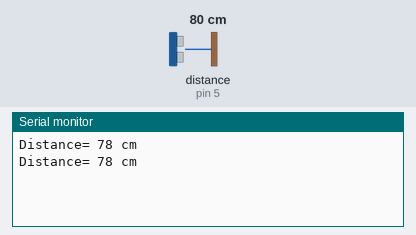
This sketch was run on a simulated Arduino Uno, built with avr-gcc and run on an emulated ATmega328P. Shown: the last lines printed to the serial monitor. Wiring (inferred from the names in the program): ultrasonic range finder: trigger pin 4; echo pin 5. Inputs (shaded band) come from the test bench; at power-on: distance to the obstacle (sensor on pin 5) 80 cm. The echo pulse lasts 58.3 µs per cm.

Above: at 1.5 s.
1.6 s: distance to the obstacle (sensor on pin 5) set to 2 cm
At 2.5 s:
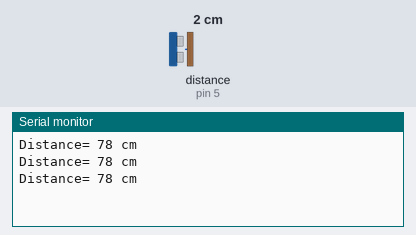
3.1 s: distance to the obstacle (sensor on pin 5) set to 4 cm
At 3.9 s:
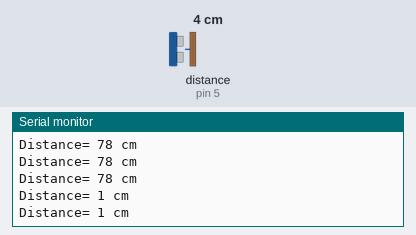
Timing chart, 0 to 6.1 s (numbered marks = the images above; inputs shaded):
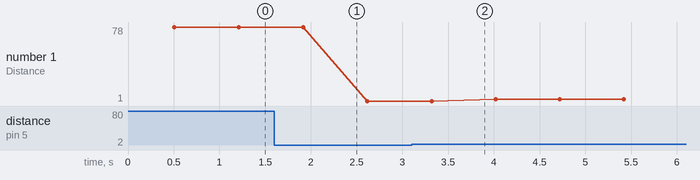

Measured:
- plotted number 1: 78 → 1 after the input at 1.6 s, 1 → 3 after the input at 3.1 s

The sketch:

sonar.ino
```cpp
#define echoPin 5
#define trigPin 4

long duration;
int distance;

void setup() {
  // put your setup code here, to run once:
  Serial.begin(115200);
  pinMode(trigPin,OUTPUT);
  pinMode(echoPin,INPUT);
}

void myfunction(){

}
void loop(){
  digitalWrite(trigPin,LOW);
  delayMicroseconds(5);
  digitalWrite(trigPin,HIGH);
  delayMicroseconds(10);
  digitalWrite(trigPin,LOW);

  duration=pulseIn(echoPin,HIGH);

  distance=(duration*0.034/2);

 int sample = 10;
 int sence = 0;

   for(int i=1; i<=sample; i++){
    sence += distance ;
    delay(50);
  }

  int average = sence / sample;
  Serial.print("Distance= ");
  Serial.print(average);
  Serial.println(" cm ");
  delay(200);
  Serial.flush();

}
```
